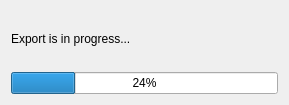
<?xml version="1.0" encoding="UTF-8"?>
<ui version="4.0">
 <class>ExportProgressDlg</class>
 <widget class="QDialog" name="ExportProgressDlg">
  <property name="geometry">
   <rect>
    <x>0</x>
    <y>0</y>
    <width>289</width>
    <height>105</height>
   </rect>
  </property>
  <property name="windowTitle">
   <string>Dialog</string>
  </property>
  <layout class="QVBoxLayout" name="verticalLayout">
   <item>
    <widget class="QLabel" name="label">
     <property name="text">
      <string>Export is in progress...</string>
     </property>
    </widget>
   </item>
   <item>
    <widget class="QProgressBar" name="progressBar">
     <property name="value">
      <number>24</number>
     </property>
    </widget>
   </item>
  </layout>
 </widget>
 <resources/>
 <connections/>
</ui>
